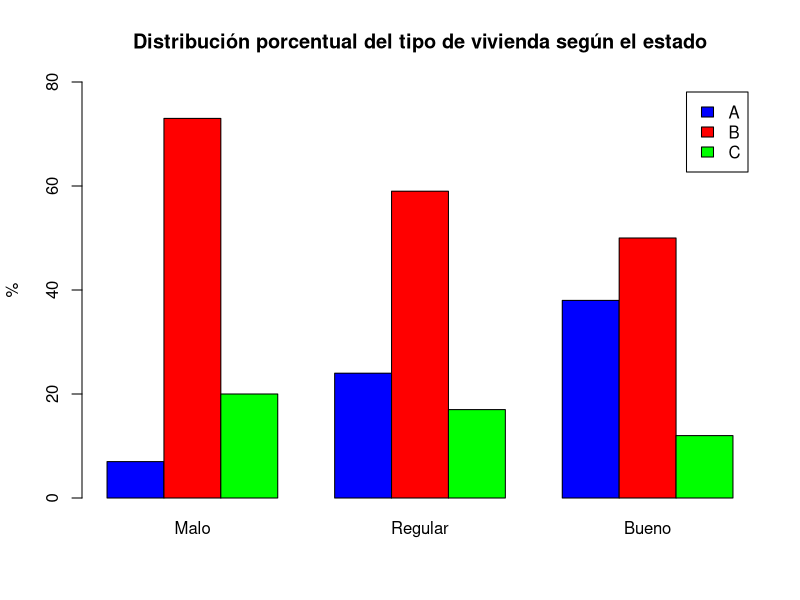
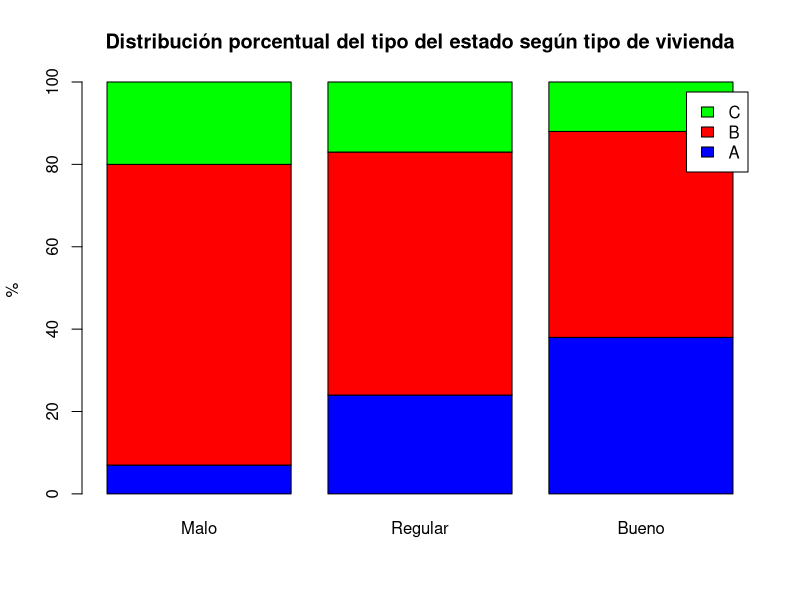
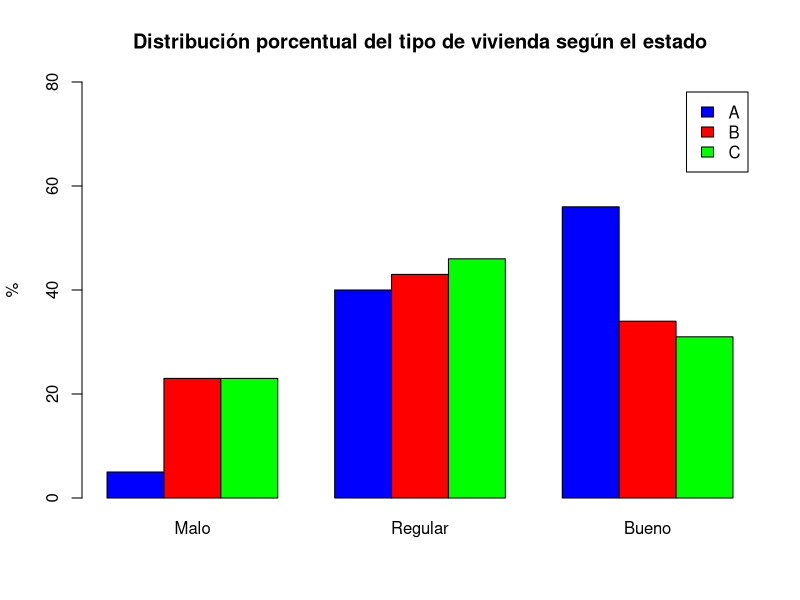
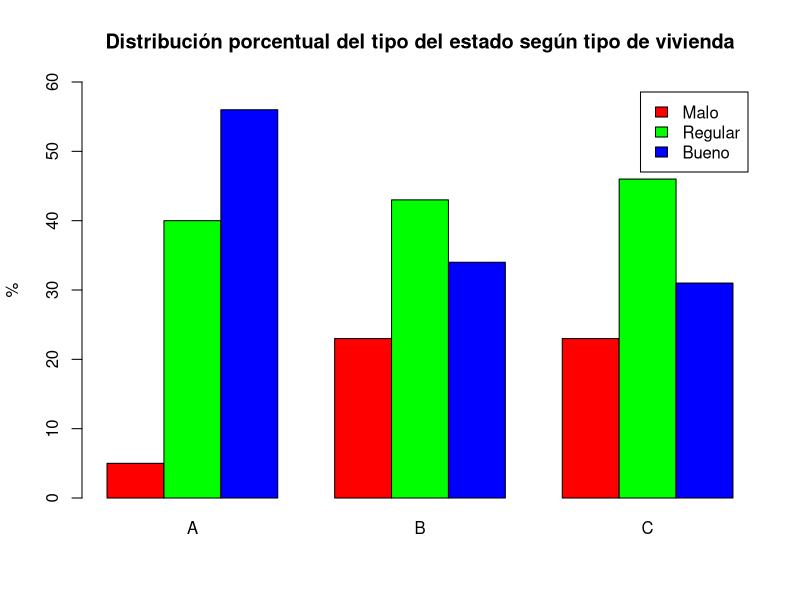
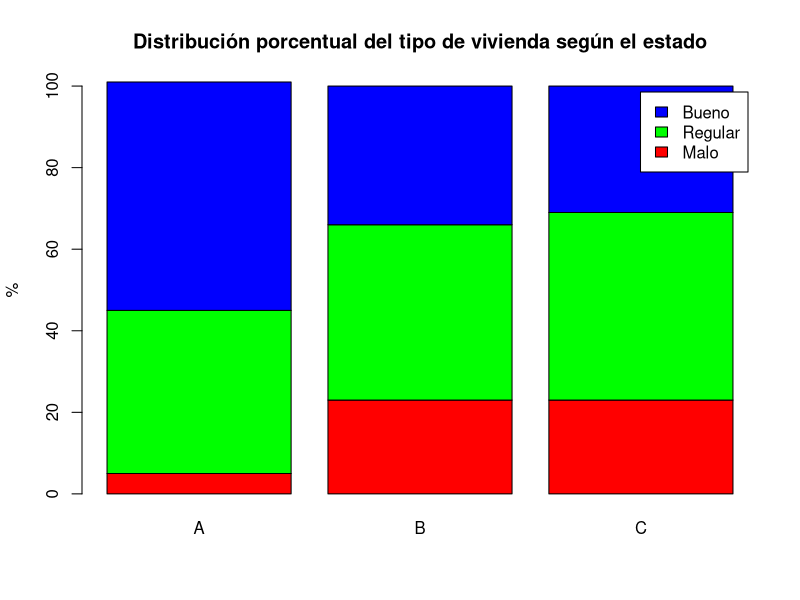

These charts were generated, in order, by the following R code: (Note: this script raises an error after producing the figures.)
##############  PAQUETES  ############## 
#install.packages("readxl") #para leer archivos excel
#install.packages("psych") 
#install.packages("ggplot2") 
install.packages("openxlsx") #para exportar a excel
#install.packages("gridExtra")



#setwd("C:/Users/caroh/Documents/RStudio/Clases/Clase 4") #Definición de directorio de trabajo
setwd("d:/dev/Estadistica")
######## DOS VARIABLES CATEGÓRICAS ########

#### Crear data frame ####

datos <- matrix(c(2,22,6,17,41,12,24,32,8),3,3)
colnames(datos)=c("Malo","Regular","Bueno")
rownames(datos)=c("A","B","C")

base1 <- as.data.frame(datos)
attach(base1)

#### Distribucion porcentual del Tipo y Estado(Malo, Regular, Bueno) ####
tabla <- as.table(datos)
t1 <- round(prop.table(tabla)*100,0)
addmargins(t1)

#### Distribucion porcentual del Tipo, según Estado(Malo, Regular, Bueno) ####
t2 <- round(prop.table(tabla, margin = 2)*100,0) #número 2,  con respecto a las columanas
addmargins(t2,1) 

#### Distribucion porcentual del Estado(Malo, Regular, Bueno), según Tipo ####
t3 <- round(prop.table(tabla,1)*100,0)   #número 1, con respecto a las filas
addmargins(t3,2)  



#### GRÁFICOS #### 
barplot(t2,
        col=c("blue","red","green"), 
        main="Distribución porcentual del tipo de vivienda según el estado", 
        ylab="%",
        legend.text=rownames(t2),
        beside=TRUE,
        ylim=c(0,80))

barplot(t2,
        col=c("blue","red","green"), 
        main="Distribución porcentual del tipo del estado según tipo de vivienda", 
        ylab="%",
        legend.text=rownames(t2))


#ojo!!! el gráfico que queremos llegar (el de la presentacion) no es igual
barplot(t3,
        col=c("blue","red","green"), 
        main="Distribución porcentual del tipo de vivienda según el estado", 
        ylab="%",
        legend.text=rownames(t2),
        beside=TRUE,
        ylim=c(0,80))

t4 <- t(as.matrix(t3)) #para invertir los ejes al graficar
barplot(t4,
        col=rainbow(3), 
        main="Distribución porcentual del tipo del estado según tipo de vivienda", 
        ylab="%",
        legend.text=rownames(t4),
        beside=TRUE,
        ylim=c(0,60))

barplot(t4,
        col=rainbow(3), 
        main="Distribución porcentual del tipo de vivienda según el estado", 
        ylab="%",
        legend.text=rownames(t4))


######## DOS VARIABLES CONTINUAS ########
base2 <- readxl::read_excel("Base_ejemplo__Bivariada.xlsx", sheet = "parte2") 
attach(base2) 

#Edad
mean(Edad)  # media
sd(Edad)    # desviación estándar
sd(Edad)/mean(Edad)  # coeficiente de variación

#Colesterol
mean(Colesterol)  # media
sd(Colesterol)    # desviación estándar
sd(Colesterol)/mean(Colesterol)  # coeficiente de variación

library(psych)
psych::describeBy(Edad) 
psych::describeBy(Colesterol) 


######## UNA VARIABLE CONTINUA Y UNA CATEGÓRICA ########
hombres <- c(72,69,98,66,85,76,79,80,77) #vector con 9 elementos
mujeres <- c(81,67,90,78,81,80,76) #vector con 7 elementos

resultado_hombre <- summary(hombres) 
resultado_mujeres <- summary(mujeres) 

#un recordatorio para guardar tablas
write.xlsx(resultado_hombre, "Resultado.xlsx",sheetName = "Hombres") #en xlsx
write.xlsx(resultado_mujeres, "Resultado.xlsx",sheetName = "Mujeres") #en xlsx

#GRÁFICOS
grupos <- rep(c("Hombres", "Mujeres"), c(9, 7)) #rep(): repite elementos
datos2 <- data.frame(grupos, c(hombres, mujeres))
colnames(datos2) <- c("sexo", "valor")
attach(datos2)
boxplot(valor~sexo)

library(ggplot2) 
ggplot(datos2, aes(x = valor, color = sexo, fill = sexo)) + 
  geom_density(alpha=0.7)   # gráfico de densidades; alpha, transparencia


#grafico de puntos
x1<-seq(1,9,1)
x2<-seq(1,7,1)
p1<-plot(x1,hombres)
p2<-plot(x2,mujeres)

par(mfrow=c(1,2))
p1<-plot(x1,hombres)
p2<-plot(x2,mujeres)
